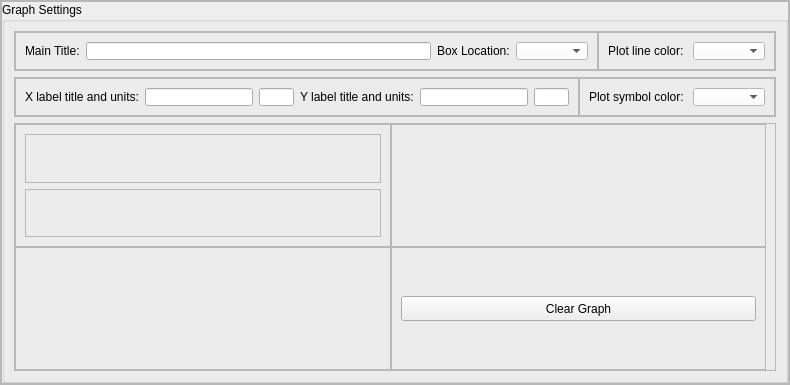
                 <widget class="QFrame" name="frame_analysis_graph_settings">
                  <property name="frameShape">
                   <enum>QFrame::StyledPanel</enum>
                  </property>
                  <property name="frameShadow">
                   <enum>QFrame::Raised</enum>
                  </property>
                  <layout class="QVBoxLayout" name="verticalLayout_9">
                   <property name="spacing">
                    <number>0</number>
                   </property>
                   <property name="leftMargin">
                    <number>0</number>
                   </property>
                   <property name="topMargin">
                    <number>0</number>
                   </property>
                   <property name="rightMargin">
                    <number>0</number>
                   </property>
                   <property name="bottomMargin">
                    <number>0</number>
                   </property>
                   <item>
                    <widget class="QFrame" name="frame_analysis_graph_settings_2">
                     <property name="minimumSize">
                      <size>
                       <width>350</width>
                       <height>383</height>
                      </size>
                     </property>
                     <property name="maximumSize">
                      <size>
                       <width>16777215</width>
                       <height>16777215</height>
                      </size>
                     </property>
                     <property name="frameShape">
                      <enum>QFrame::StyledPanel</enum>
                     </property>
                     <property name="frameShadow">
                      <enum>QFrame::Raised</enum>
                     </property>
                     <layout class="QVBoxLayout" name="verticalLayout_10">
                      <property name="spacing">
                       <number>0</number>
                      </property>
                      <property name="leftMargin">
                       <number>0</number>
                      </property>
                      <property name="topMargin">
                       <number>0</number>
                      </property>
                      <property name="rightMargin">
                       <number>0</number>
                      </property>
                      <property name="bottomMargin">
                       <number>0</number>
                      </property>
                      <item>
                       <widget class="QGroupBox" name="groupBox_analysis_graph_settings">
                        <property name="autoFillBackground">
                         <bool>false</bool>
                        </property>
                        <property name="styleSheet">
                         <string notr="true">border-color: rgb(0, 0, 0);
gridline-color: rgb(0, 0, 0);</string>
                        </property>
                        <property name="title">
                         <string>Graph Settings</string>
                        </property>
                        <layout class="QVBoxLayout" name="verticalLayout_11">
                         <item>
                          <widget class="QFrame" name="frame_7">
                           <property name="maximumSize">
                            <size>
                             <width>16777215</width>
                             <height>40</height>
                            </size>
                           </property>
                           <property name="frameShape">
                            <enum>QFrame::StyledPanel</enum>
                           </property>
                           <property name="frameShadow">
                            <enum>QFrame::Raised</enum>
                           </property>
                           <layout class="QHBoxLayout" name="horizontalLayout_24">
                            <property name="spacing">
                             <number>0</number>
                            </property>
                            <property name="leftMargin">
                             <number>0</number>
                            </property>
                            <property name="topMargin">
                             <number>0</number>
                            </property>
                            <property name="rightMargin">
                             <number>0</number>
                            </property>
                            <property name="bottomMargin">
                             <number>0</number>
                            </property>
                            <item>
                             <widget class="QFrame" name="frame_50">
                              <property name="frameShape">
                               <enum>QFrame::StyledPanel</enum>
                              </property>
                              <property name="frameShadow">
                               <enum>QFrame::Raised</enum>
                              </property>
                              <layout class="QHBoxLayout" name="horizontalLayout_25">
                               <item>
                                <widget class="QLabel" name="label_14">
                                 <property name="text">
                                  <string>Main Title:</string>
                                 </property>
                                </widget>
                               </item>
                               <item>
                                <widget class="QLineEdit" name="lineEdit_analysis_main_title"/>
                               </item>
                               <item>
                                <widget class="QLabel" name="label_17">
                                 <property name="text">
                                  <string>Box Location:</string>
                                 </property>
                                </widget>
                               </item>
                               <item>
                                <widget class="QComboBox" name="comboBox_analysis_box_location">
                                 <property name="styleSheet">
                                  <string notr="true">color: rgb(0, 0, 0);
background-color: rgb(255, 255, 255);</string>
                                 </property>
                                </widget>
                               </item>
                              </layout>
                             </widget>
                            </item>
                            <item>
                             <widget class="QFrame" name="frame_51">
                              <property name="maximumSize">
                               <size>
                                <width>270</width>
                                <height>16777215</height>
                               </size>
                              </property>
                              <property name="frameShape">
                               <enum>QFrame::StyledPanel</enum>
                              </property>
                              <property name="frameShadow">
                               <enum>QFrame::Raised</enum>
                              </property>
                              <layout class="QHBoxLayout" name="horizontalLayout_34">
                               <item>
                                <widget class="QLabel" name="label_20">
                                 <property name="maximumSize">
                                  <size>
                                   <width>16777215</width>
                                   <height>16777215</height>
                                  </size>
                                 </property>
                                 <property name="text">
                                  <string>Plot line color: </string>
                                 </property>
                                 <property name="alignment">
                                  <set>Qt::AlignCenter</set>
                                 </property>
                                </widget>
                               </item>
                               <item>
                                <widget class="QComboBox" name="comboBox_analysis_plot_line_color">
                                 <property name="styleSheet">
                                  <string notr="true">color: rgb(0, 0, 0);
background-color: rgb(255, 255, 255);</string>
                                 </property>
                                </widget>
                               </item>
                              </layout>
                             </widget>
                            </item>
                           </layout>
                          </widget>
                         </item>
                         <item>
                          <widget class="QFrame" name="frame_8">
                           <property name="maximumSize">
                            <size>
                             <width>16777215</width>
                             <height>40</height>
                            </size>
                           </property>
                           <property name="frameShape">
                            <enum>QFrame::StyledPanel</enum>
                           </property>
                           <property name="frameShadow">
                            <enum>QFrame::Raised</enum>
                           </property>
                           <layout class="QHBoxLayout" name="horizontalLayout_26">
                            <property name="spacing">
                             <number>0</number>
                            </property>
                            <property name="leftMargin">
                             <number>0</number>
                            </property>
                            <property name="topMargin">
                             <number>0</number>
                            </property>
                            <property name="rightMargin">
                             <number>0</number>
                            </property>
                            <property name="bottomMargin">
                             <number>0</number>
                            </property>
                            <item>
                             <widget class="QFrame" name="frame_52">
                              <property name="frameShape">
                               <enum>QFrame::StyledPanel</enum>
                              </property>
                              <property name="frameShadow">
                               <enum>QFrame::Raised</enum>
                              </property>
                              <layout class="QHBoxLayout" name="horizontalLayout_28">
                               <item>
                                <widget class="QLabel" name="label_15">
                                 <property name="text">
                                  <string>X label title and units:</string>
                                 </property>
                                </widget>
                               </item>
                               <item>
                                <widget class="QLineEdit" name="lineEdit_analysis_x_title"/>
                               </item>
                               <item>
                                <widget class="QLineEdit" name="lineEdit_analysis_x_units">
                                 <property name="maximumSize">
                                  <size>
                                   <width>35</width>
                                   <height>16777215</height>
                                  </size>
                                 </property>
                                </widget>
                               </item>
                               <item>
                                <widget class="QLabel" name="label_19">
                                 <property name="text">
                                  <string>Y label title and units:</string>
                                 </property>
                                </widget>
                               </item>
                               <item>
                                <widget class="QLineEdit" name="lineEdit_analysis_y_title"/>
                               </item>
                               <item>
                                <widget class="QLineEdit" name="lineEdit_analysis_y_units">
                                 <property name="maximumSize">
                                  <size>
                                   <width>35</width>
                                   <height>16777215</height>
                                  </size>
                                 </property>
                                </widget>
                               </item>
                              </layout>
                             </widget>
                            </item>
                            <item>
                             <widget class="QFrame" name="frame_53">
                              <property name="maximumSize">
                               <size>
                                <width>270</width>
                                <height>16777215</height>
                               </size>
                              </property>
                              <property name="frameShape">
                               <enum>QFrame::StyledPanel</enum>
                              </property>
                              <property name="frameShadow">
                               <enum>QFrame::Raised</enum>
                              </property>
                              <layout class="QHBoxLayout" name="horizontalLayout_27">
                               <item>
                                <widget class="QLabel" name="label_16">
                                 <property name="text">
                                  <string>Plot symbol color: </string>
                                 </property>
                                 <property name="alignment">
                                  <set>Qt::AlignCenter</set>
                                 </property>
                                </widget>
                               </item>
                               <item>
                                <widget class="QComboBox" name="comboBox_analysis_plot_symbol_color">
                                 <property name="styleSheet">
                                  <string notr="true">color: rgb(0, 0, 0);
background-color: rgb(255, 255, 255);</string>
                                 </property>
                                </widget>
                               </item>
                              </layout>
                             </widget>
                            </item>
                           </layout>
                          </widget>
                         </item>
                         <item>
                          <widget class="QFrame" name="frame_10">
                           <property name="frameShape">
                            <enum>QFrame::StyledPanel</enum>
                           </property>
                           <property name="frameShadow">
                            <enum>QFrame::Raised</enum>
                           </property>
                           <layout class="QGridLayout" name="gridLayout">
                            <property name="leftMargin">
                             <number>0</number>
                            </property>
                            <property name="topMargin">
                             <number>0</number>
                            </property>
                            <property name="bottomMargin">
                             <number>0</number>
                            </property>
                            <property name="spacing">
                             <number>0</number>
                            </property>
                            <item row="0" column="0">
                             <widget class="QFrame" name="frame_54">
                              <property name="frameShape">
                               <enum>QFrame::StyledPanel</enum>
                              </property>
                              <property name="frameShadow">
                               <enum>QFrame::Raised</enum>
                              </property>
                              <layout class="QVBoxLayout" name="verticalLayout_33">
                               <item>
                                <widget class="QFrame" name="frame_61">
                                 <property name="frameShape">
                                  <enum>QFrame::StyledPanel</enum>
                                 </property>
                                 <property name="frameShadow">
                                  <enum>QFrame::Raised</enum>
                                 </property>
                                 <layout class="QHBoxLayout" name="horizontalLayout_29"/>
                                </widget>
                               </item>
                               <item>
                                <widget class="QFrame" name="frame_62">
                                 <property name="frameShape">
                                  <enum>QFrame::StyledPanel</enum>
                                 </property>
                                 <property name="frameShadow">
                                  <enum>QFrame::Raised</enum>
                                 </property>
                                </widget>
                               </item>
                              </layout>
                             </widget>
                            </item>
                            <item row="0" column="1">
                             <widget class="QFrame" name="frame_60">
                              <property name="frameShape">
                               <enum>QFrame::StyledPanel</enum>
                              </property>
                              <property name="frameShadow">
                               <enum>QFrame::Raised</enum>
                              </property>
                              <layout class="QVBoxLayout" name="verticalLayout_32"/>
                             </widget>
                            </item>
                            <item row="1" column="0">
                             <widget class="QFrame" name="frame_55">
                              <property name="frameShape">
                               <enum>QFrame::StyledPanel</enum>
                              </property>
                              <property name="frameShadow">
                               <enum>QFrame::Raised</enum>
                              </property>
                              <layout class="QVBoxLayout" name="verticalLayout_28">
                               <property name="spacing">
                                <number>0</number>
                               </property>
                               <property name="leftMargin">
                                <number>0</number>
                               </property>
                               <property name="topMargin">
                                <number>0</number>
                               </property>
                               <property name="rightMargin">
                                <number>0</number>
                               </property>
                               <property name="bottomMargin">
                                <number>0</number>
                               </property>
                              </layout>
                             </widget>
                            </item>
                            <item row="1" column="1">
                             <widget class="QFrame" name="frame_59">
                              <property name="minimumSize">
                               <size>
                                <width>60</width>
                                <height>25</height>
                               </size>
                              </property>
                              <property name="frameShape">
                               <enum>QFrame::StyledPanel</enum>
                              </property>
                              <property name="frameShadow">
                               <enum>QFrame::Raised</enum>
                              </property>
                              <layout class="QVBoxLayout" name="verticalLayout_31">
                               <item>
                                <widget class="QPushButton" name="pushButton_analysis_clear_graph">
                                 <property name="minimumSize">
                                  <size>
                                   <width>60</width>
                                   <height>25</height>
                                  </size>
                                 </property>
                                 <property name="text">
                                  <string>Clear Graph</string>
                                 </property>
                                </widget>
                               </item>
                              </layout>
                             </widget>
                            </item>
                           </layout>
                          </widget>
                         </item>
                        </layout>
                       </widget>
                      </item>
                     </layout>
                    </widget>
                   </item>
                  </layout>
                 </widget>
